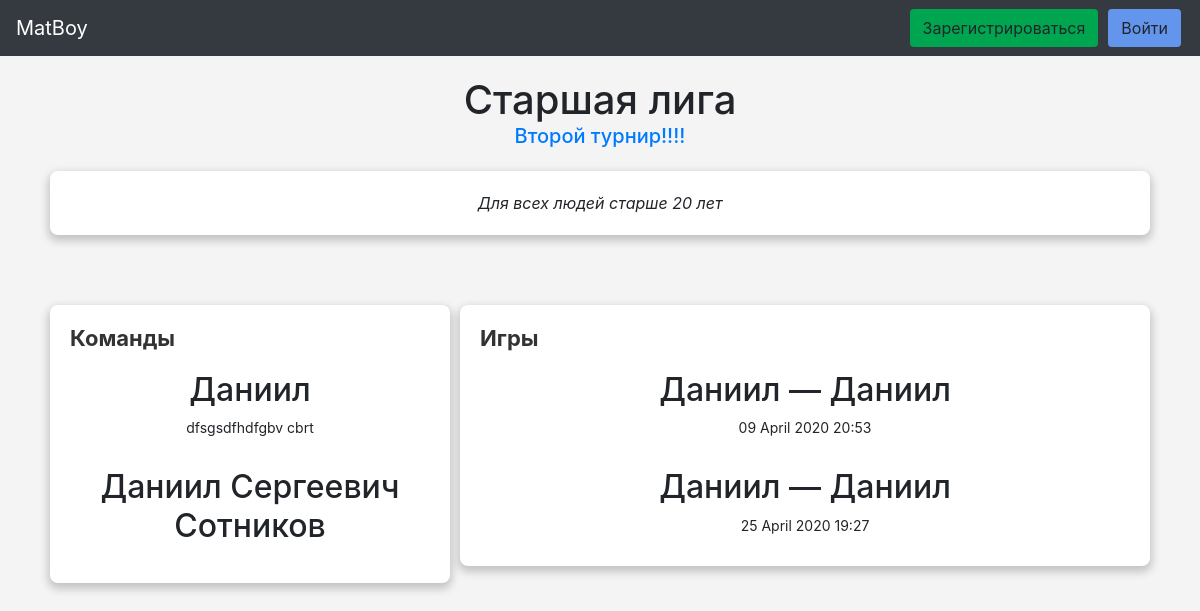
The page /league/1 on the database its author committed.
### data/league.py (models this page shows, shortened)
class League(BaseModel):
    __tablename__ = "leagues"
    __repr_attrs__ = ["title", "chief"]
    serialize_only = ("id",
                      "title",
                      "description",
                      "chief.id",
                      "chief.email",
                      "chief.fullname",
                      "tournament.id",
                      "tournament.title",
                      "teams.id",
                      "teams.name",
                      )
    title = sa.Column(sa.String, unique=False)
    description = sa.Column(sa.Text, nullable=True)
    chief_id = sa.Column(sa.Integer, sa.ForeignKey("users.id"))
    tournament_id = sa.Column(sa.Integer, sa.ForeignKey("tournaments.id"))
    chief = orm.relationship("User", backref="leagues")
    tournament = orm.relationship("Tournament", backref="leagues")

### data/tournament.py (models this page shows, shortened)
class Tournament(BaseModel):
    __tablename__ = "tournaments"
    __repr_attrs__ = ["title", "chief"]
    title = sa.Column(sa.String, unique=True)
    description = sa.Column(sa.Text, nullable=True)
    place = sa.Column(sa.String, nullable=True)
    start = sa.Column(sa.Date, nullable=True)
    end = sa.Column(sa.Date, nullable=True)
    chief_id = sa.Column(sa.Integer, sa.ForeignKey("users.id"))
    chief = orm.relationship("User", backref="tournaments")

### data/team.py (models this page shows, shortened)
class Team(BaseModel):
    __tablename__ = "teams"
    __repr_attrs__ = ["name", "tournament"]
    serialize_only = ("id",
                      "name",
                      "motto",
                      "status",
                      "trainer.id",
                      "trainer.email",
                      "trainer.fullname",
                      "tournament.id",
                      "tournament.title",
                      "league.id",
                      "league.title",
                      )
    name = sa.Column(sa.String)
    motto = sa.Column(sa.String, nullable=True)
    status = sa.Column(sa.Integer, default=1)
    trainer_id = sa.Column(sa.Integer, sa.ForeignKey("users.id"), nullable=True)
    tournament_id = sa.Column(sa.Integer, sa.ForeignKey("tournaments.id"), nullable=True)
    league_id = sa.Column(sa.Integer, sa.ForeignKey("leagues.id"), nullable=True)
    trainer = orm.relationship("User", backref="teams_for_train")
    tournament = orm.relationship("Tournament", backref="teams")
    league = orm.relationship("League", backref="teams")
    players = orm.relationship("User", secondary="users_to_teams", backref="teams")

### data/game.py (models this page shows, shortened)
class Game(BaseModel):
    __tablename__ = "games"
    __repr_attrs__ = ["team1", "team2", "league", "start"]
    serialize_only = ("id",
                      "title",
                      "place",
                      "start",
                      "status",
                      "judge.id",
                      "judge.email",
                      "judge.fullname",
                      "team1.id",
                      "team1.name",
                      "team2.id",
                      "team2.name",
                      "league.id",
                      "league.title",
                      )
    place = sa.Column(sa.String, nullable=True)
    start = sa.Column(sa.DateTime, nullable=True)
    protocol = sa.Column(MutableJson)
    status = sa.Column(sa.Boolean, default=1)
    judge_id = sa.Column(sa.Integer, sa.ForeignKey("users.id"))
    team1_id = sa.Column(sa.Integer, sa.ForeignKey("teams.id"))
    team2_id = sa.Column(sa.Integer, sa.ForeignKey("teams.id"))
    league_id = sa.Column(sa.Integer, sa.ForeignKey("leagues.id"))
    judge = orm.relationship("User", backref="judged_games")
    team1 = orm.relationship("Team", backref="games_1", foreign_keys=[team1_id, ])
    team2 = orm.relationship("Team", backref="games_2", foreign_keys=[team2_id, ])
    league = orm.relationship("League", backref="games")
    @property
    def title(self):
        return f"{self.team1.name} — {self.team2.name}"

### app/web_pages.py (the view)
@blueprint.route("/league/<int:league_id>")
def league_page(league_id):
    session = create_session()
    league = session.query(League).get(league_id)
    if not league:
        abort(404)
    return render_template("league.html", league=league)

### data/db_session.py (called while the page is built)
def create_session() -> Session:
    global __factory
    return __factory()

### templates/league.html (shortened to what this page needs)
{% extends 'base.html' %}
{% from 'models_macroses.html' import formated_datetime %}
{% block content %}
<div class="title_container">
  <h1 class="page_title">
    {{league.title}}
  </h1>
  <h5>
    <a href="/tournament/{{league.tournament.id}}">
      {{league.tournament.title}}
    </a>
  </h5>
</div>
<div class="box_container" style="margin-top: 0;">
  <div class="page_description box">
    {{league.description}}
  </div>
</div>
<div class="box_container">
  <div class="box box-tiny">
    <div class="shadow-box__title">
      Команды
    </div>
    {% for team in league.teams | sort(reverse=True, attribute="created_at") if team.status == 2 %}
      <div class="centered_block block_link"
            onclick="redirect(event)"
            href="/team/{{team.id}}"
      >
        <h2 class="item_title">{{team.name}}</h2>
        <div class="description">
          {{team.motto}}
        </div>
      </div>
    {% endfor %}
  </div>
  <div class="box box-large">
    <div class="shadow-box__title">
      Игры
    </div>
    {% for game in league.games | sort(reverse=true, attribute="created_at") %}
      <div class="centered_block block_link"
           onclick="redirect(event)"
           href="/game/{{game.id}}"
      >
        <h2 class="item_title">{{game.title}}</h2>
        <div class="description">
          {{formated_datetime(game.start)}}
        </div>
      </div>
    {% endfor %}
  </div>
</div>
{% endblock content %}

### templates/models_macroses.html (shortened to what this page needs)
{% set with_time_format = "%d %B %Y %H:%M"%}
{% macro formated_datetime(datetime) %}
  {% if datetime %}
    {{datetime.strftime(with_time_format)}}
  {% else %}
    Не известно
  {% endif %}
{% endmacro %}

### static/css/style.css (style rules this page uses)
body { height: 100%; background: #f4f4f4; font-size: 14px; font-weight: normal; font-family: "-apple-system",BlinkMacSystemFont,Arial,sans-serif; }
.shadow-box__title { -webkit-font-smoothing: antialiased; -moz-osx-font-smoothing: grayscale; display: flex; align-items: center; color: #333; font-size: 22px; line-height: 26px; font-family: "-apple-system",BlinkMacSystemFont,Arial,sans-serif; font-weight: 700; }
.item_title { margin-top: 10px; }
.block_link { cursor: pointer; transition: 0.2s ease-in; border-radius: 20px; }
.centered_block { text-align: center; padding: 10px 10px; width: 100%; box-sizing: border-box; align-items: center; }
.box-large { max-width: 700px; background: #fff; box-shadow: 0 2px 4px 0 rgba(0,0,0,0.1); border-radius: 4px; flex-grow: 1; padding: 10px; align-items: center; box-sizing: border-box; }
.box_container { display: flex; justify-content: center; flex-wrap: wrap-reverse; flex-direction: row; margin: 60px 0px 10px 0px; padding: 0; }
.box { flex-shrink: 0; flex-grow: 1; background: #fff; box-shadow: 0 4px 8px 2px rgba(0,0,0,0.2); border-radius: 8px; padding: 20px; margin: 5px; box-sizing: border-box; align-self: flex-end; }
.box-tiny { max-width: 400px; }
.box-large { max-width: 700px; }
.title_container { display: flex; flex-direction: column; align-items: center; justify-content: center; margin-bottom: 10px; margin-top: 20px; }
.page_title { margin: 0 6px 0 6px; }
.page_description { text-align: center; font-size: 16px; font-style: italic; }

### rows shown on the page
League: title "Старшая лига", description "Для всех людей старше 20 лет"
Tournament: tournament "Второй турнир!!!!"
Team: name "Даниил", motto "dfsgsdfhdfgbv cbrt"
Team: name "Даниил Сергеевич Сотников"
Game: title "Даниил — Даниил", strftime "09 April 2020 20:53"
Game: title "Даниил — Даниил", strftime "25 April 2020 19:27"
